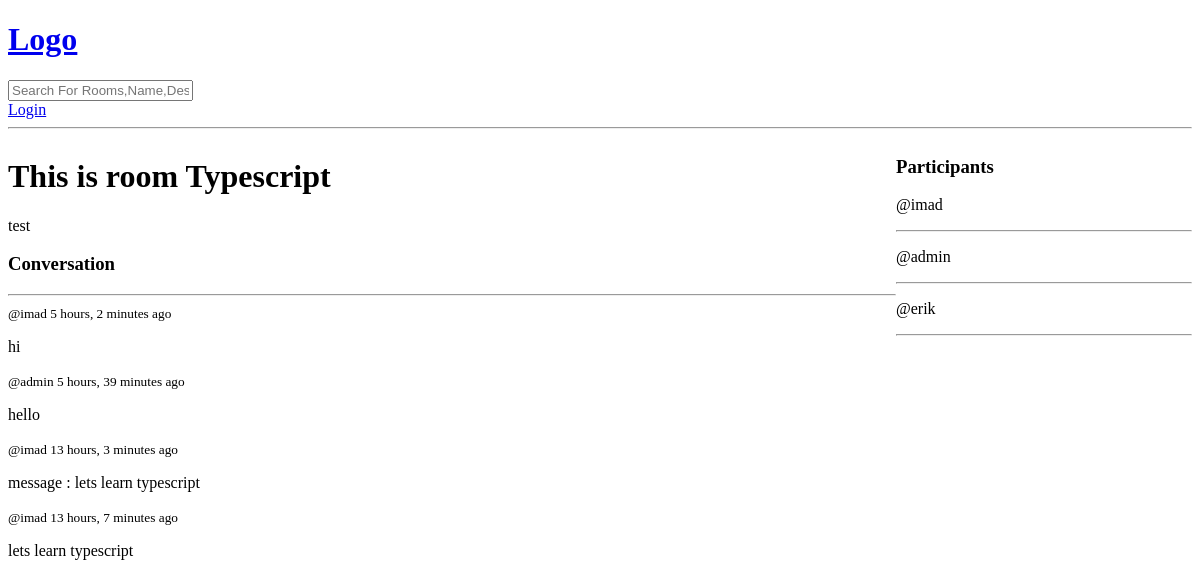
/room/3/, run on an earlier commit of the app's database.
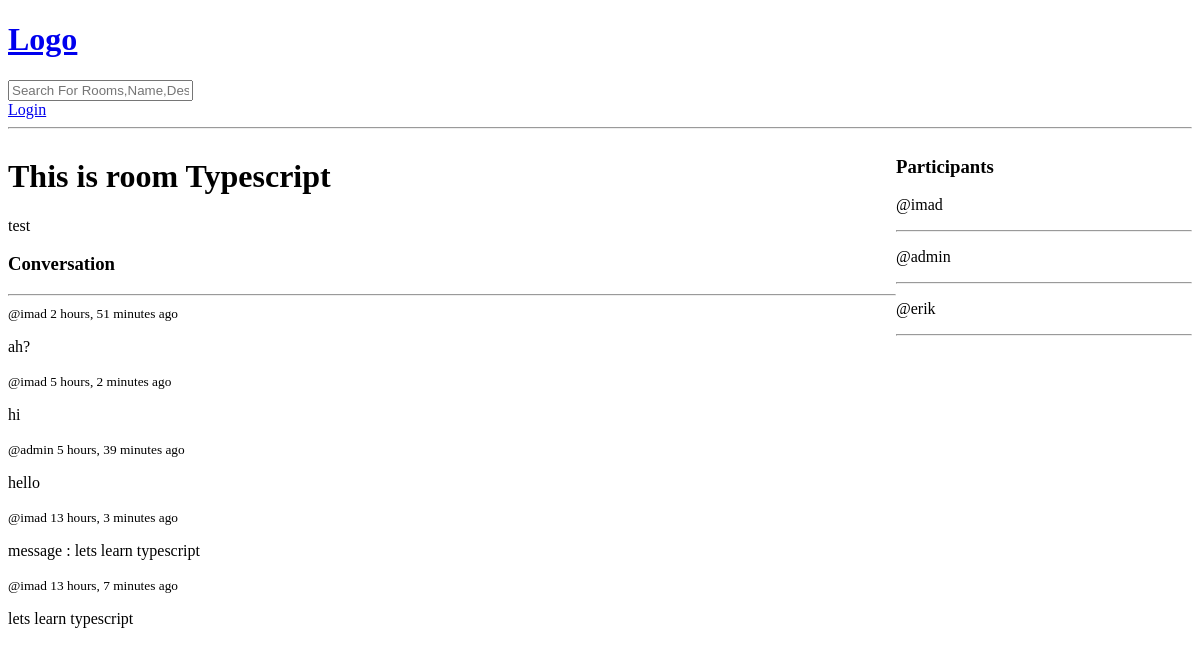
And on a later commit of the database.
### base/models.py (models this page shows, shortened)
class Message(models.Model):
    user = models.ForeignKey(User, on_delete=models.CASCADE)
    room = models.ForeignKey(Room, on_delete=models.CASCADE)
    body = models.TextField()
    updated = models.DateTimeField(auto_now=True)
    created = models.DateTimeField(auto_now_add=True)
    class Meta:
        ordering = ["-updated", "-created"]

### base/views.py (the view, shortened to what this page needs)
# urls.py: path("room/<str:pk>/", views.room, name="room"),
def room(request, pk):
    room = Room.objects.get(id=pk)
    room_messages = Message.objects.filter(room=room).order_by("-created")
    participants = room.participants.all()
    context = {
        "room": room,
        "room_messages": room_messages,
        "participants": participants,
    }
    return render(request, "base/room.html", context)

### base/templates/base/room.html (shortened to what this page needs)
<!DOCTYPE html>
{% extends 'main.html'%} {% block content %}
<div class="room-container">
  <div>
    <h1>This is room {{room.name}}</h1>
    <p>{{room.description}}</p>
    <div class="comment-wrapper">
      <h3>Conversation</h3>
      <hr />
      {% for message in room_messages %}
      <div>
        <small> @{{ message.user }} {{ message.created|timesince }} ago </small>
        <p>{{ message.body }}</p>
      </div>
      {% endfor %}
    </div>
  </div>
  <div>
    <h3>Participants</h3>
    {% for participant in participants %}
    <p>@{{participant.username}}</p>
    <hr />
    {% endfor %}
  </div>
</div>
{% endblock %}

What changed in the data, as far as the page shows it:
added Message: user "imad", created "2 hours, 51 minutes", body "ah?"
